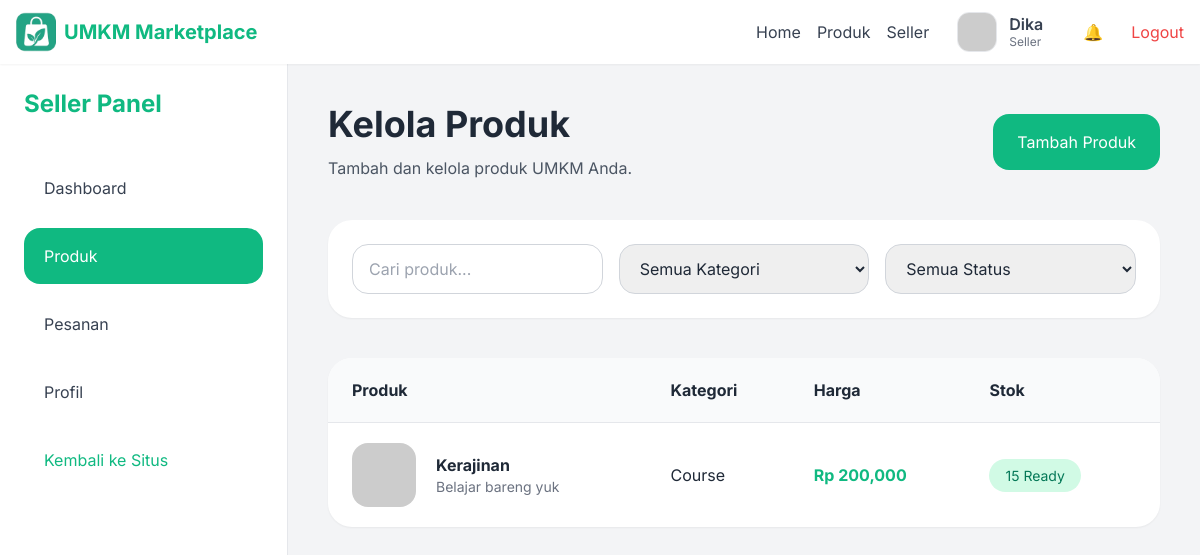
The app's page /src/views/seller/products.php (signed in) with its own data.
### tables this page shows
CREATE TABLE `products` (
  `id` int NOT NULL,
  `seller_id` int NOT NULL,
  `category_id` int NOT NULL,
  `name` varchar(255) NOT NULL,
  `description` text,
  `price` decimal(12,2) NOT NULL,
  `stock` int DEFAULT '0',
  `image` varchar(255) DEFAULT NULL,
  `status` enum('active','draft') DEFAULT 'active',
  `created_at` timestamp NULL DEFAULT CURRENT_TIMESTAMP
);

CREATE TABLE `categories` (
  `id` int NOT NULL,
  `name` varchar(100) NOT NULL,
  `created_at` timestamp NULL DEFAULT CURRENT_TIMESTAMP,
  `icon` varchar(255) DEFAULT NULL
);

### src/views/seller/products.php (the view, shortened to what this page needs)
<?php
    require_once '../../config/database.php';
    $seller_id = $_SESSION['user']['id'];
    $search = trim($_GET['q'] ?? '');
    $where = "WHERE seller_id='$seller_id'";
    $perPage = 8;
    $page = max(1, intval($_GET['page'] ?? 1));
    $offset = ($page - 1) * $perPage;
    $query = "
    SELECT
        products.*,
        categories.name AS category_name
    FROM products
    JOIN categories
    ON products.category_id = categories.id
    $where
    ORDER BY products.id DESC
    LIMIT $perPage OFFSET $offset
    ";
    $products = mysqli_query($conn, $query);
?>
<?php include '../layouts/header.php'; ?>
<div class="flex bg-gray-100 min-h-screen overflow-hidden">
  <?php include 'sidebar.php'; ?>
  <main class="flex-1 min-w-0 overflow-x-hidden p-4 lg:p-10">
    <div class="flex flex-col lg:flex-row lg:items-center lg:justify-between gap-6 mb-10">
      <div>
        <h1 class="text-3xl lg:text-4xl font-bold mb-3">
          Kelola Produk
        </h1>
        <p class="text-gray-600">
          Tambah dan kelola produk UMKM Anda.
        </p>
      </div>
        <a
        href="add-product.php"
        class="w-full lg:w-auto text-center inline-block bg-emerald-500 hover:bg-emerald-600 text-white px-6 py-4 rounded-2xl transition"
        >
        Tambah Produk
        </a>
    </div>
    <div class="bg-white rounded-3xl shadow-sm p-6 mb-10">
      <form method="GET" action="products.php">
        <div class="grid grid-cols-1 md:grid-cols-2 lg:grid-cols-3 gap-4">
          <input
            name="q"
            value="<?= htmlspecialchars($search); ?>"
            type="text"
            placeholder="Cari produk..."
            class="border border-gray-300 rounded-2xl px-4 py-3 focus:outline-none focus:ring-2 focus:ring-emerald-500"
          >
          <select
            name="category"
            onchange="this.form.submit()"
            class="border border-gray-300 rounded-2xl px-4 py-3 focus:outline-none focus:ring-2 focus:ring-emerald-500"
          >
            <option value="">Semua Kategori</option>
          </select>
          <select
            name="status"
            onchange="this.form.submit()"
            class="border border-gray-300 rounded-2xl px-4 py-3 focus:outline-none focus:ring-2 focus:ring-emerald-500"
          >
            <option value="">Semua Status</option>
          </select>
        </div>
      </form>
    </div>
    <div class="bg-white rounded-3xl shadow-sm overflow-hidden">
      <div class="overflow-x-auto">
        <table class="w-full min-w-[1200px]">
          <thead class="bg-gray-50">
            <tr>
              <th class="text-left px-6 py-5">
                Produk
              </th>
              <th class="text-left px-6 py-5">
                Kategori
              </th>
              <th class="text-left px-6 py-5">
                Harga
              </th>
              <th class="text-left px-6 py-5">
                Stok
              </th>
              <th class="text-left px-6 py-5">
              </th>
            </tr>
          </thead>
          <tbody>
            <?php if (mysqli_num_rows($products) === 0): ?>
              <tr>
                <td class="px-6 py-10" colspan="6">
                  <div class="text-center text-gray-500">
                    Belum ada produk. <a href="add-product.php" class="text-emerald-500">Tambah produk</a>
                  </div>
                </td>
              </tr>
            <?php else: ?>
            <?php while($product = mysqli_fetch_assoc($products)): ?>
              <tr class="border-t hover:bg-gray-50 transition">
              <td class="px-6 py-5">
                <div class="flex flex-col sm:flex-row sm:items-center gap-5">
                  <?php
                    $imgPath = __DIR__ . '/../../uploads/products/' . ($product['image'] ?? '');
                    $imgSrc = (isset($product['image']) && file_exists($imgPath)) ? UPLOAD_URL . '/products/' . $product['image'] : 'https://placehold.co/80';
                  ?>
                  <img
                    src="<?= $imgSrc ?>"
                    alt="Product"
                    class="w-16 h-16 rounded-2xl object-cover"
                  >
                  <div>
                    <h3 class="font-bold">
                      <?= htmlspecialchars($product['category_name']); ?>
                    </h3>
                    <p class="text-sm text-gray-500">
                      <?= htmlspecialchars(substr($product['description'], 0, 50)); ?>
                    </p>
                  </div>
                </div>
              </td>
              <td class="px-6 py-5">
                <?= htmlspecialchars($product['name']); ?>
              </td>
              <td class="px-6 py-5 font-bold text-emerald-500">
                Rp <?= number_format($product['price']); ?>
              </td>
              <td class="px-6 py-5">
                <?php if ($product['stock'] <= 0): ?>
                  <span class="bg-red-100 text-red-700 px-4 py-2 rounded-full text-sm">
                    Habis
                  </span>
                <?php elseif ($product['stock'] <= 5): ?>
                  <span class="bg-yellow-100 text-yellow-700 px-4 py-2 rounded-full text-sm">
                    <?= $product['stock']; ?> Tersisa
                  </span>
                <?php else: ?>
                  <span class="bg-emerald-100 text-emerald-700 px-4 py-2 rounded-full text-sm">
                    <?= $product['stock']; ?> Ready
                  </span>
                <?php endif; ?>
              </td>
              <td class="px-6 py-5">
              </td>
            </tr>
            <?php endwhile; ?>
            <?php endif; ?>
            </tbody>
        </table>
      </div>
    </div>
</body>
</html>

### src/views/layouts/header.php (style rules this page uses)
body { font-family: 'Inter', sans-serif; }

### records on screen
products: category.name "Kerajinan", description "Belajar bareng yuk", name "Course", price "200,000", stock "15"

### other values on screen
$_SESSION['user']['name'] "Dika"
$_SESSION['user']['role'] "Seller"
